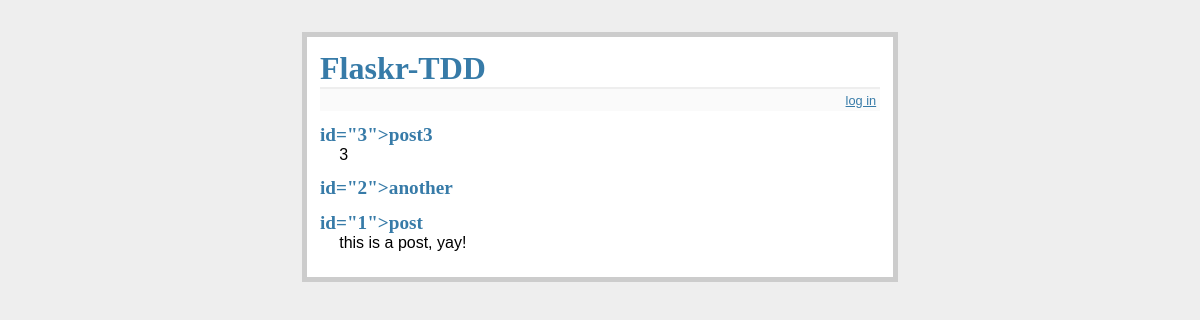
The app's page /, older data.
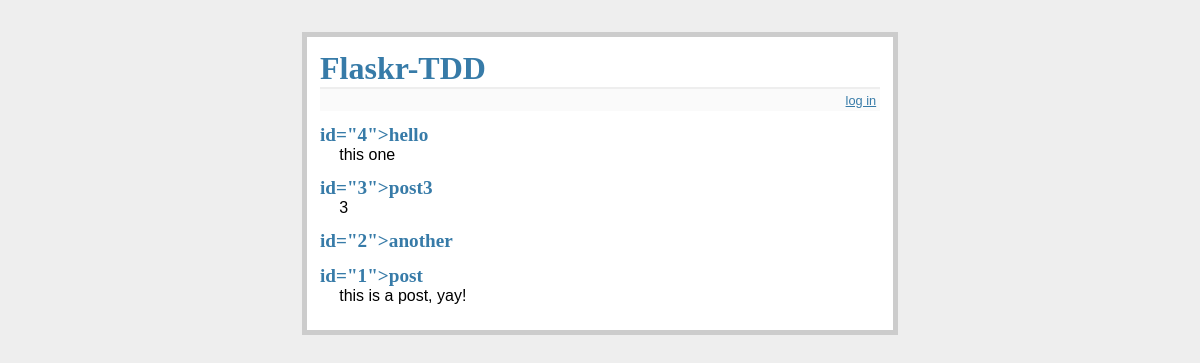
The same page, newer data.
### tables this page shows
CREATE TABLE entries (
  id integer primary key autoincrement,
  title text not null,
  text text not null
);

### app.py (the view)
@app.route("/")
def index():
    db = get_db()
    cur = db.execute('select * from entries order by id desc')
    entries = cur.fetchall()
    return render_template('index.html', entries=entries)

### app.py (called while the page is built)
def connect_db():
    rv = sqlite3.connect(app.config["DATABASE"])
    rv.row_factory = sqlite3.Row
    return rv

def get_db():
    if not hasattr(g, "sqlite_db"):
        g.sqlite_db = connect_db()
    return g.sqlite_db

### templates/index.html (shortened to what this page needs)
<!DOCTYPE html>
<html>
  <head>
    <link
      rel="stylesheet"
      type="text/css"
      href="{{ url_for('static', filename='style.css') }}"
    />
  </head>
  <body>
    <div class="page">
      <h1>Flaskr-TDD</h1>
      <div class="metanav">
        {% if not session.logged_in %}
        <a href="{{ url_for('login') }}">log in</a>
        {% else %}
        <a href="{{ url_for('logout') }}">log out</a>
        {% endif %}
      </div>
      <ul class="entries">
        {% for entry in entries %}
        <li class="entry">
          <h2> id="{{ entry.id }}">{{ entry.title }}</h2>
          {{ entry.text|safe }}
        </li>
        {% else %}
        <li><em>No entries yet. Add some!</em></li>
        {% endfor %}
      </ul>
    </div>
  </body>
</html>

Row changes from the older to the newer data that the page shows:
added entries: id "4", title "hello", text "this one"
